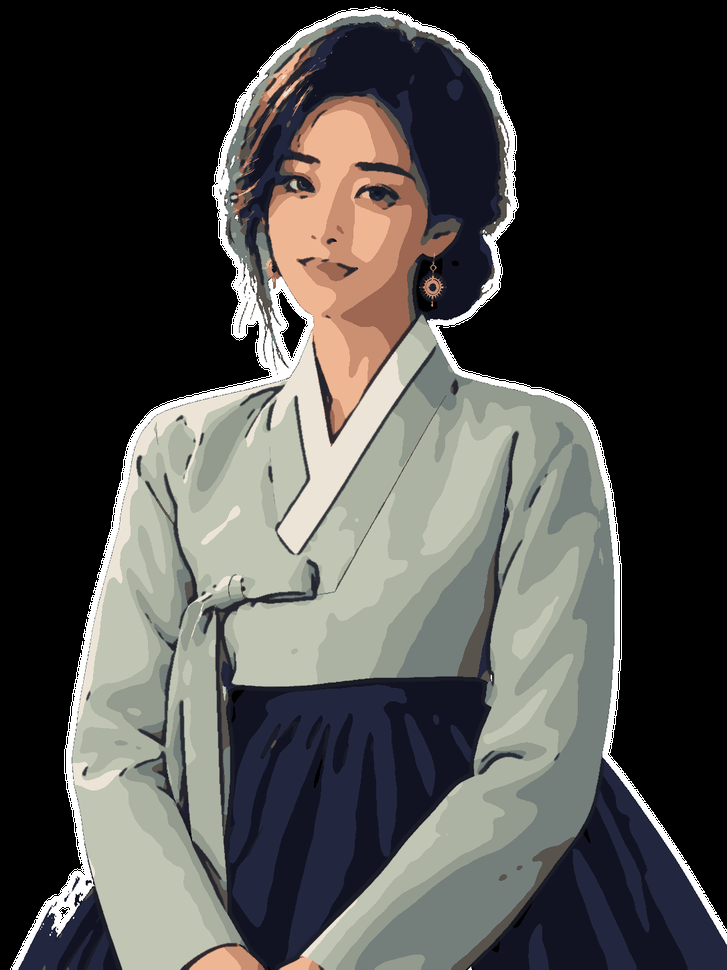
#> input picture ads/2611_dapjang/stills/jw_toon_v7.png, 727 x 970 px, shrunk from 1086 x 1448 before the run
$ python toon.py jw_toon_v7.png jw_toon_v7.png
#> lines starting #> are read from the running program, lines starting #| are printed output that depends on the picture; after the words box and inside, x2 and y2 are one past the last pixel; in counts of white or black regions, pixels touching at a corner belong together
"""정월 실사 누끼를 웹툰풍(평면 색 + 외곽선)으로 바꾼다. 얼굴은 그대로, 그림체만 바뀐다(벤치마크 2차 C절).
쓰기: python3 toon.py ../../../characters/cut/v7_hanbok.png out.png"""
import sys, cv2, numpy as np
src, out = sys.argv[1], sys.argv[2]
im = cv2.imread(src, cv2.IMREAD_UNCHANGED)
#> im is the input picture: shape (970, 727, 4); mean B, G, R, A 72.8, 75.3, 76.1, 147.7
bgr, a = im[:, :, :3], im[:, :, 3]
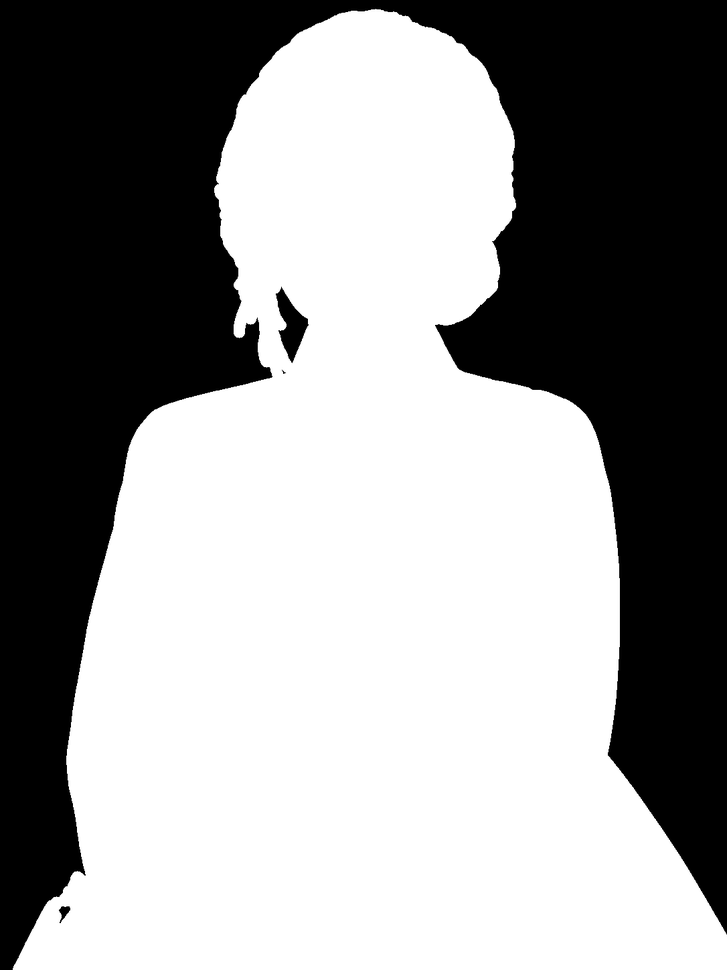
#> a: shape (970, 727); min 0, max 255, mean 147.7
s = bgr.copy()
for _ in range(10):
    s = cv2.bilateralFilter(s, 9, 40, 9)
Z = s.reshape(-1, 3).astype(np.float32)
K = 12
_, lab, cen = cv2.kmeans(Z, K, None, (cv2.TERM_CRITERIA_EPS + cv2.TERM_CRITERIA_MAX_ITER, 20, 1.0), 3, cv2.KMEANS_PP_CENTERS)
#> cen = [[162.3, 177.9, 172], [0.015, 0.011, 0.0106], [252.5, 253, 253.3], [37.6, 22.11, 20.57], [80.63, 92.81, 120.3], [124.9, 128.7, 118.7], [178.4, 195.1, 191.1], [56.56, 38.45, 35.36], [115.7, 144.7, 203.7], [145.1, 179.6, 236.4], [213.8, 227.1, 234.1], [143.1, 154.7, 147.8]]
q = cen[lab.flatten()].reshape(s.shape).astype(np.uint8)
g = cv2.medianBlur(cv2.cvtColor(s, cv2.COLOR_BGR2GRAY), 9)
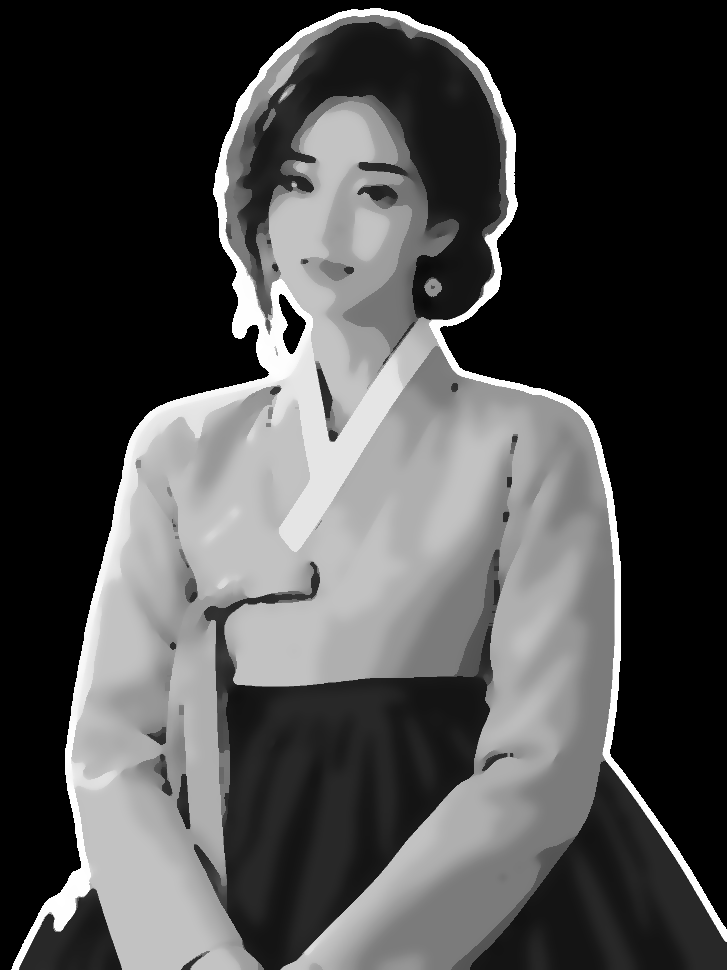
#> g: shape (970, 727); min 0, max 255, mean 76.2
e = cv2.adaptiveThreshold(g, 255, cv2.ADAPTIVE_THRESH_MEAN_C, cv2.THRESH_BINARY, 15, 9)
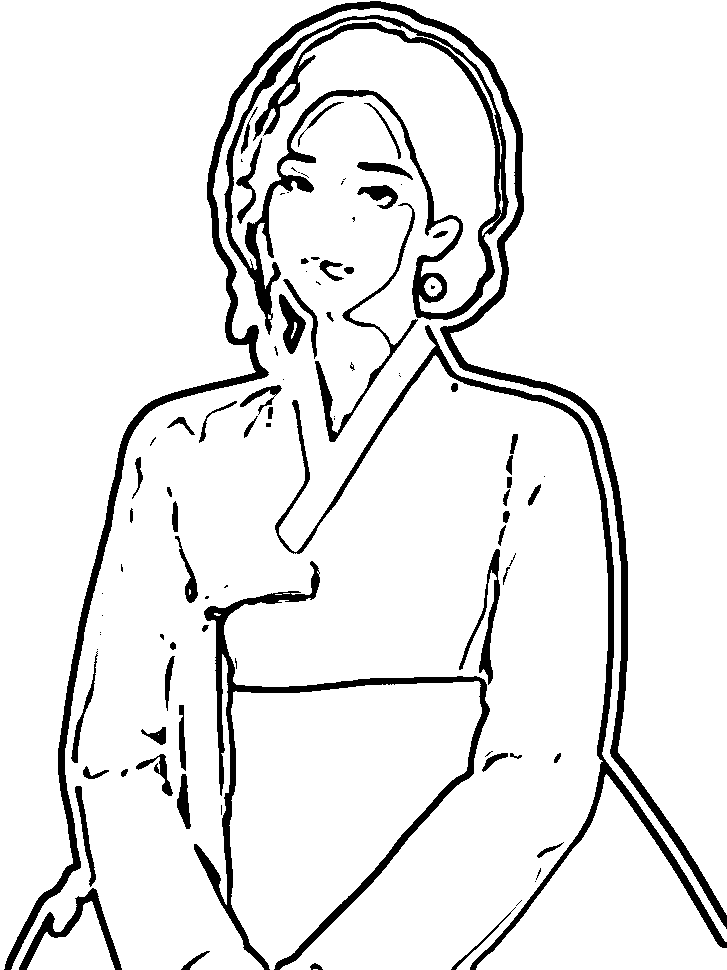
#> e: shape (970, 727); 91.3% white; 97 black regions (38 under 20 px), largest, box (x1, y1, x2, y2) and area: (4, 1, 727, 970) 17648, (224, 15, 509, 335) 12342, (194, 561, 490, 970) 8908
e = cv2.erode(255 - e, np.ones((1, 1), np.uint8))
e = cv2.GaussianBlur(e, (3, 3), 0)
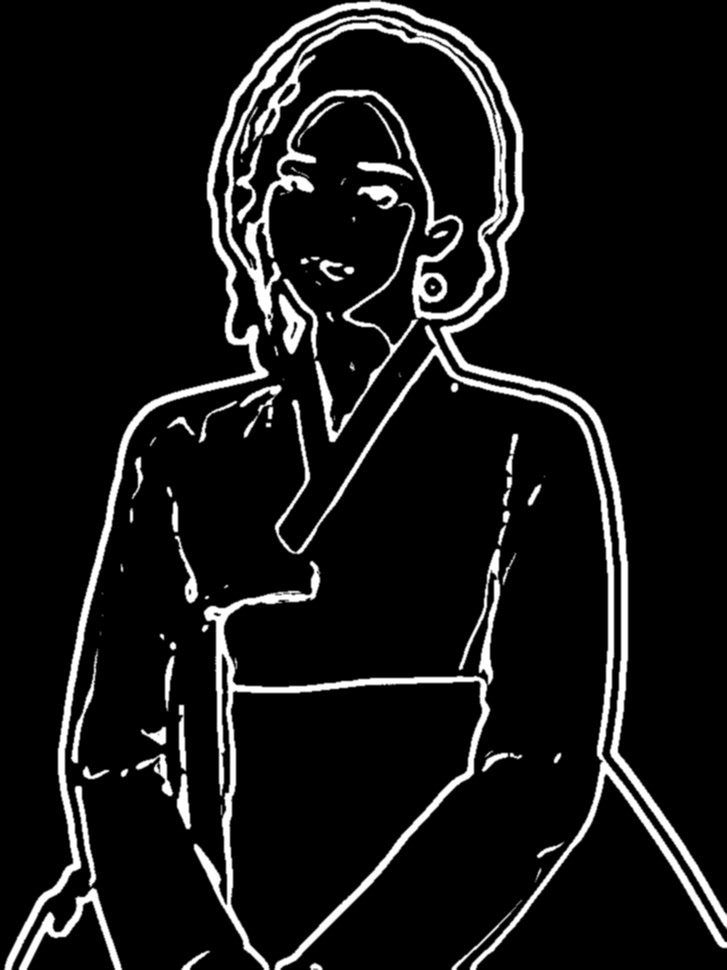
#> e: shape (970, 727); min 0, max 255, mean 22.1
line = np.array([40, 30, 28], np.float32)                     # 짙은 남갈색 선
k = (e.astype(np.float32) / 255.0 * 0.85)[..., None]
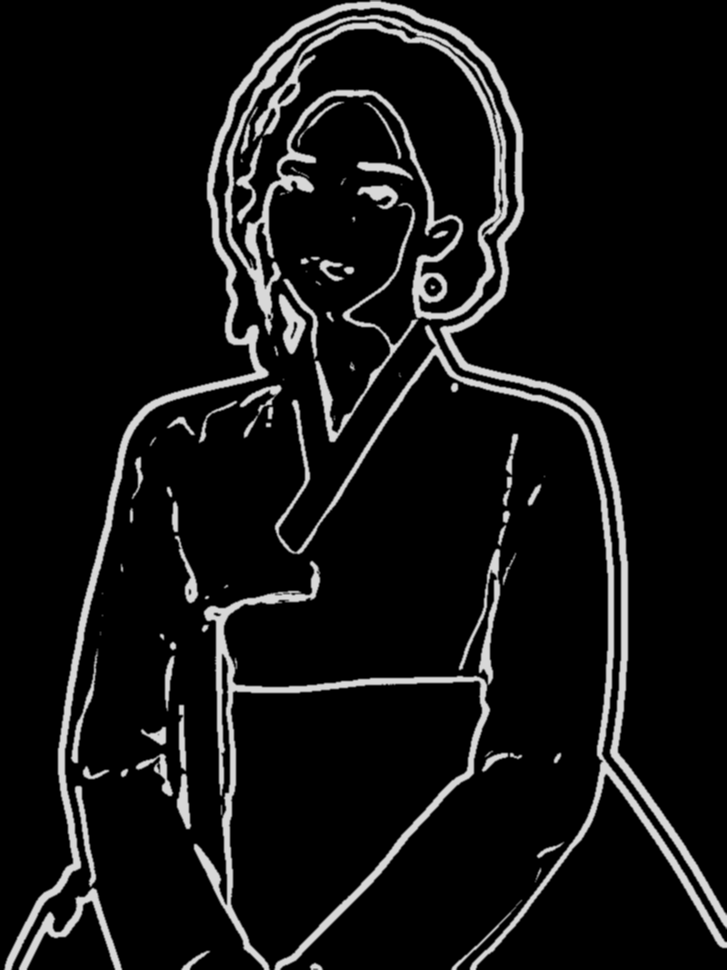
#> k: shape (970, 727, 1) float32; min 0, max 0.85, mean 0.0737
o = (q.astype(np.float32) * (1 - k) + line * k).astype(np.uint8)
# 누끼 가장자리에 흰 테두리(웹툰 스티커 느낌, 남색 판에서 가장자리가 지저분해 보이지 않게)
m = (a > 128).astype(np.uint8) * 255
#> m: shape (970, 727); 57.9% white; 4 black regions (1 under 20 px), largest, box (x1, y1, x2, y2) and area: (0, 0, 727, 970) 295598, (276, 287, 309, 363) 1167, (59, 906, 70, 923) 94
ring = cv2.dilate(m, cv2.getStructuringElement(cv2.MORPH_ELLIPSE, (17, 17)))
#> ring: shape (970, 727); 60.9% white; 2 black regions, box (x1, y1, x2, y2) and area: (0, 0, 727, 970) 275896, (289, 315, 300, 344) 93
canvas = np.zeros_like(im)
canvas[ring > 0] = (255, 255, 255, 255)
canvas[m > 0, :3] = o[m > 0]; canvas[m > 0, 3] = 255
#> after `canvas[m > 0, :3] = o[m > 0]`:
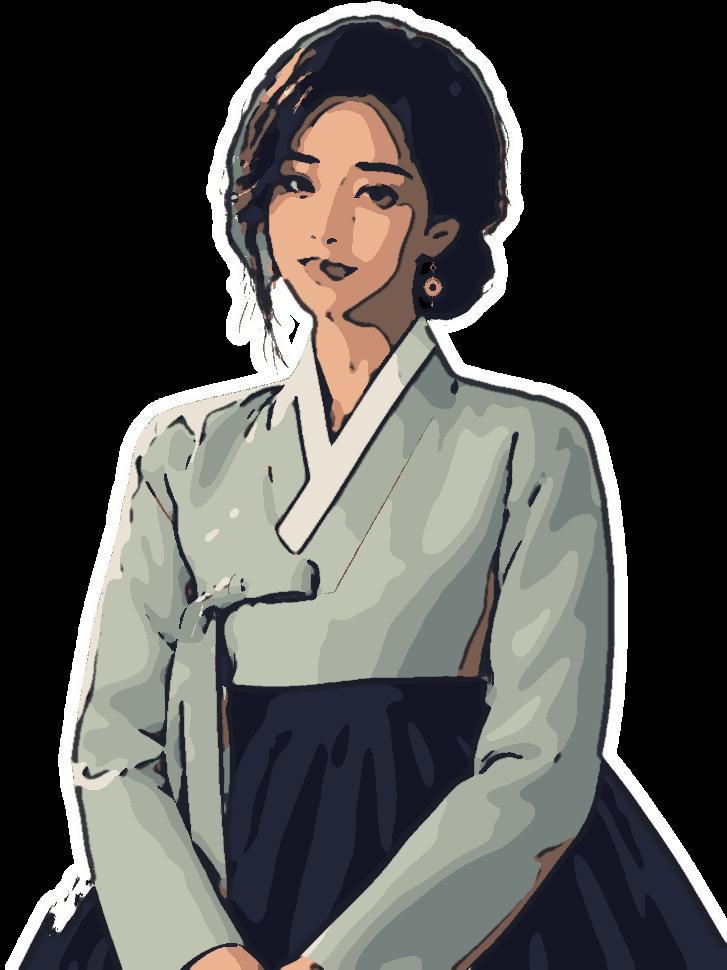
#> canvas: shape (970, 727, 4); mean B, G, R, A 76.5, 78.9, 79.5, 155.2
cv2.imwrite(out, canvas)
